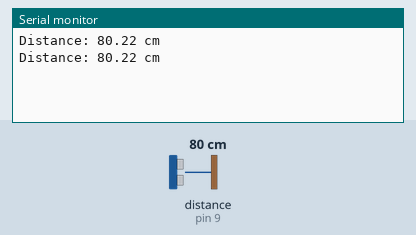
A sketch run on a simulated Arduino Uno, built with avr-gcc and run on an emulated ATmega328P. Shown: the last lines printed to the serial monitor. Wiring (inferred from the names in the program): ultrasonic range finder: trigger pin 10; echo pin 9. Inputs (shaded band) come from the test bench; at power-on: distance to the obstacle (sensor on pin 9) 80 cm. The echo pulse lasts 58.3 µs per cm.

Above: at 1.8 s.
1.9 s: distance to the obstacle (sensor on pin 9) set to 4 cm
At 2.6 s:
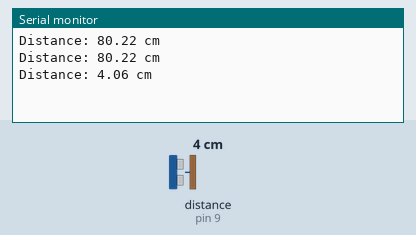
3.4 s: distance to the obstacle (sensor on pin 9) set to 2 cm
At 4.8 s:
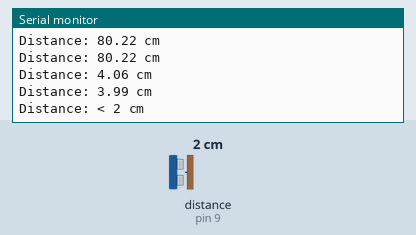
Timing chart, 0 to 6.4 s (numbered marks = the images above; inputs shaded):
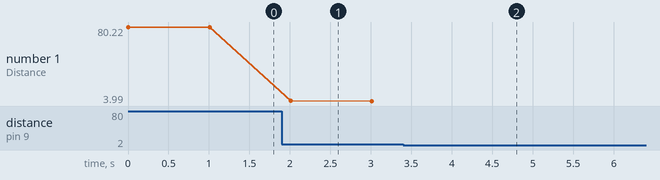

The sketch:

arduino_sr04.ino
```cpp
#define trigPin 10
#define echoPin 9

int counter;
float duration;
float distance;
unsigned long time;


void setup()
{
  Serial.begin ( 9600);
  pinMode( trigPin, OUTPUT );
  pinMode( echoPin, INPUT );
}

void loop()
{
  digitalWrite( trigPin, LOW );
  delayMicroseconds( 2 );

  digitalWrite( trigPin, HIGH );
  delayMicroseconds( 10 );
  digitalWrite( trigPin, LOW );

  //duration = pulseIn( echoPin, HIGH );

  // Get Pulse duration with more accuracy than pulseIn()
  duration = 0;
  counter = 0;
  while( --counter!=0 )
  {
    	if( PINB & 2 )
    	{
    	  time = micros();
    	  break;
    	}
  }
  counter = 0;
  while( --counter!=0 )
  {
    	if( (PINB & 2)==0 )
    	{
    	  duration = micros()-time;
    	  break;
    	}
  }

  distance = ( duration/2 ) * 0.0344;

  Serial.print("Distance: ");

  if     ( distance > 400 ) Serial.print("> 400");
  else if( distance < 2 )   Serial.print("< 2");
  else                      Serial.print( distance );

  Serial.println( " cm" );

  delay( 1000 );
}
```

Measured:
- the behaviour switches between 3 and 2 cm on distance to the obstacle (sensor on pin 9) (found by bisection; images 1 and 2)
- after the input at 1.9 s, the serial monitor: prints a new line after 0.11 s (image 1)
- after the input at 3.4 s, the serial monitor: prints a new line after 0.61 s (image 2)
- plotted number 1: 80.22 → 3.99 after the input at 1.9 s
